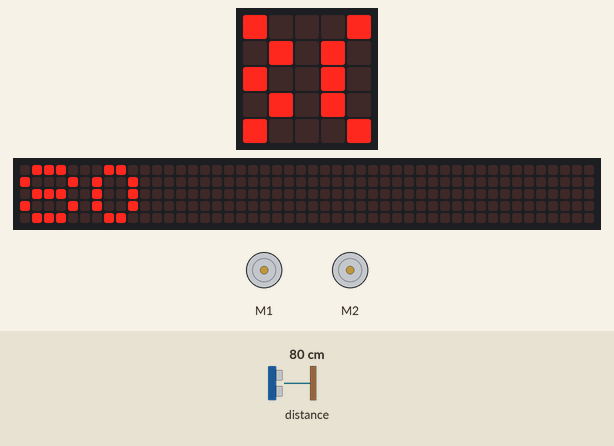
The program below on a simulated BBC micro:bit (MakeCode). Shown: the board's 5×5 LED display, a strip that is not on the board, showing the scrolling text unrolled, 2 × DC motor (green arrow = forward, orange = backward, longer = faster). The inputs (shaded band) are chosen by the test bench; at power-on: distance to the obstacle 80 cm. The 48×5 strip is a reading aid, not a part: it shows the text the display is scrolling, unrolled, one strip-width of it at a time.

Above: at 1.28 s.
1.3 s: distance to the obstacle set to 2 cm
At 5.2 s:
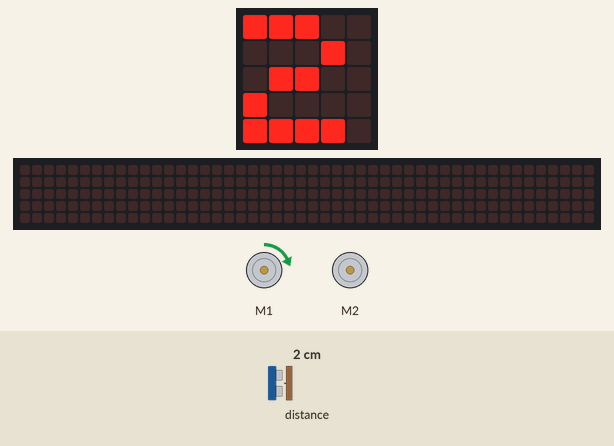
5.4 s: distance to the obstacle set to 18 cm
At 8.29 s:
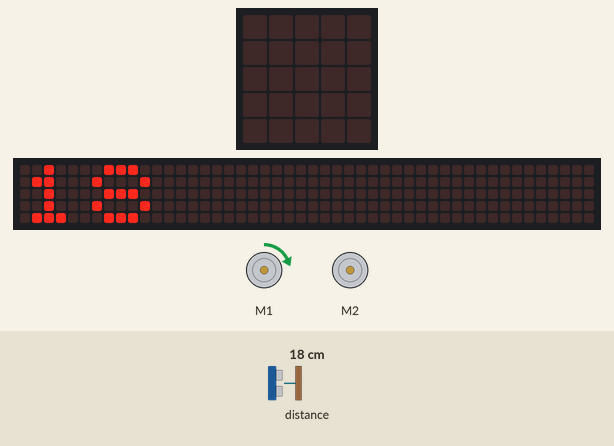
9.0 s: distance to the obstacle set to 4 cm
At 15.7 s:
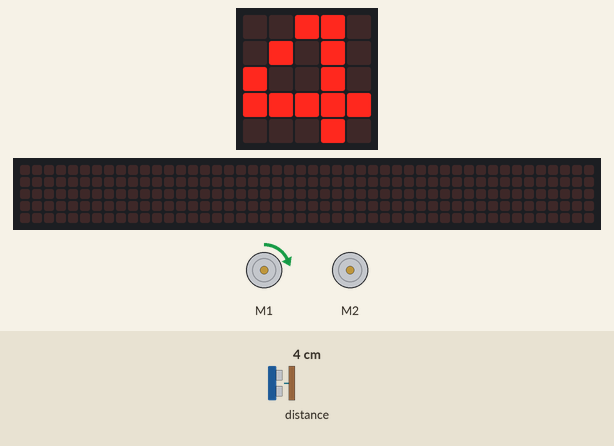
Timing chart, 0 to 20.1 s (numbered marks = the images above; inputs shaded):
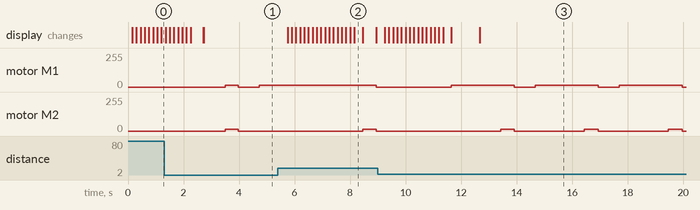

The program:

main.ts
```typescript
let distancia = 0
basic.forever(function () {
    distancia = maqueen.Ultrasonic(PingUnit.Centimeters)
    basic.showString("" + (distancia))
    if (distancia < 60) {
        maqueen.motorRun(maqueen.Motors.All, maqueen.Dir.CW, 15)
        basic.pause(500)
    }
    if (distancia < 25) {
        maqueen.motorStop(maqueen.Motors.All)
        basic.showString("" + (distancia))
        maqueen.motorRun(maqueen.Motors.M1, maqueen.Dir.CW, 15)
        maqueen.motorStop(maqueen.Motors.M2)
        basic.pause(1000)
    }
})
```

test.ts
```typescript
// aquí va el archivo "tests"; esto no se compilará cuando este paquete se utilice como una extensión.
```

Measured:
- after the input at 1.3 s, motor M1: stopped → forward 15/255 after 2.2 s, → stopped 0.48 s later, → forward 15/255 0.75 s later; motor M2: stopped → forward 15/255 after 2.2 s, → stopped 0.48 s later
- after the input at 5.4 s, the display: first changes after 0.35 s (image 2 shows a later state)
